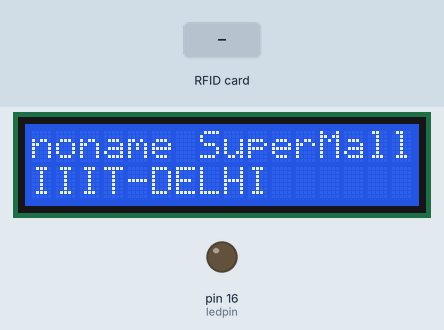
This sketch was run on a simulated Arduino Uno, built with avr-gcc and run on an emulated ATmega328P. Parts: 16×2 character LCD, output pins drawn as LEDs (lit = HIGH). Inputs (shaded band) come from the test bench. Pins used as bus, display or sensor lines are not drawn; what the sketch prints to the serial monitor is not drawn.

Above: at 1.3 s.
1.4 s: RFID card 5E 7A 19 C4 held to the reader
At 1.8 s:
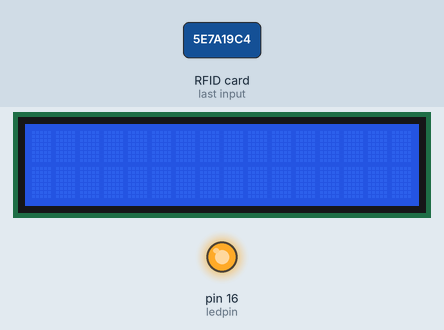
At 3.1 s:
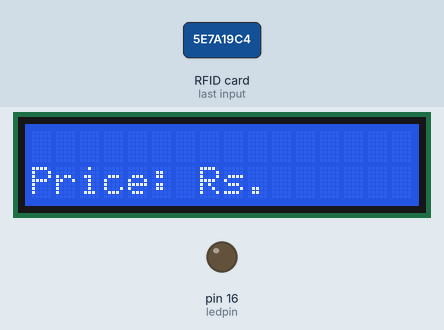
Timing chart, 0 to 4.6 s (numbered marks = the images above; inputs shaded):
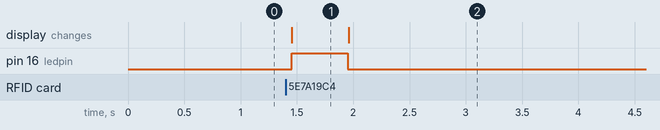

The sketch:

ShoppingCartRead.ino
```cpp
#include <SoftwareSerial.h>
#include <SPI.h>
#include <MFRC522.h>
#include <LiquidCrystal.h>

#define RST_PIN         9           // Configurable, see typical pin layout above
#define SS_PIN          10          // Configurable, see typical pin layout above
int visited[] ={0,0,0,0,0};

MFRC522 mfrc522(SS_PIN, RST_PIN);   // Create MFRC522 instance
const int rs = 7, en = 6, d7 = 5, d6 = 4, d5 = 3, d4 = 2;
LiquidCrystal lcd(rs, en, d4, d5, d6, d7);
byte x;

SoftwareSerial mySerial(A0,A1);
int Sensorvalue;
int ledpin=16;
int Data=0;
int totalamt=0;
void setup() {
  mySerial.begin(9600);
   pinMode(ledpin,OUTPUT);
  Serial.begin(9600);

  // Initialize serial communications with the PC
  SPI.begin();                                                  // Init SPI bus
  mfrc522.PCD_Init();                                              // Init MFRC522 card
  Serial.println(F("Get information about a product:"));
  //shows in serial that it is ready to read
  lcd.begin(16, 2);
  // Print a message to the LCD.
  lcd.print("noname SuperMall");

  lcd.setCursor(0,1);

  lcd.print("IIIT-DELHI");
}


void loop() {

//########################################################################################
//FOLLOWER CODE HERE!!!!!!!!!!!!!!

//#########################################################################################
  // Prepare key - all keys are set to FFFFFFFFFFFFh at chip delivery from the factory.
    MFRC522::MIFARE_Key key;
  for (byte i = 0; i < 6; i++) key.keyByte[i] = 0xFF;

  byte block;
  byte len;
  MFRC522::StatusCode status;

  // Look for new cards
  if ( ! mfrc522.PICC_IsNewCardPresent()) {
    return;
  }

  // Select one of the cards
  if ( ! mfrc522.PICC_ReadCardSerial()) {
    return;
  }

  Serial.println(F("*Item Detected:*"));
  mfrc522.PICC_DumpDetailsToSerial(&(mfrc522.uid)); //dump some details about the card

  //mfrc522.PICC_DumpToSerial(&(mfrc522.uid));      //uncomment this to see all blocks in hex

  byte buffer[34];
  len=1;
  int a=byte(1);
  buffer[0]=a;
//len = Serial.readBytesUntil('#', (char *) buffer, 20) ; // read first name from serial
  for (byte i = len; i < 20; i++) buffer[i] = ' ';     // pad with spaces
  block = 8;

  //Serial.println(F("Authenticating using key A..."));
  status = mfrc522.PCD_Authenticate(MFRC522::PICC_CMD_MF_AUTH_KEY_A, block, &key, &(mfrc522.uid));
  if (status != MFRC522::STATUS_OK) {
//    Serial.print(F("PCD_Authenticate() failed: "));
//    Serial.println(mfrc522.GetStatusCodeName(status));
    return;
  }

  // Write block
  status = mfrc522.MIFARE_Write(block, buffer, 16);
  if (status != MFRC522::STATUS_OK) {
    Serial.print(F("MIFARE_Write() failed: "));
    Serial.println(mfrc522.GetStatusCodeName(status));
    return;
  }
  else Serial.println(F("MIFARE_Write() success: "));

  block = 9;
  //Serial.println(F("Authenticating using key A..."));
  status = mfrc522.PCD_Authenticate(MFRC522::PICC_CMD_MF_AUTH_KEY_A, block, &key, &(mfrc522.uid));
  if (status != MFRC522::STATUS_OK) {
    Serial.print(F("PCD_Authenticate() failed: "));
    Serial.println(mfrc522.GetStatusCodeName(status));
    return;
  }

  // Write block
  status = mfrc522.MIFARE_Write(block, &buffer[16], 16);
  if (status != MFRC522::STATUS_OK) {
    Serial.print(F("MIFARE_Write() failed: "));
    Serial.println(mfrc522.GetStatusCodeName(status));
    return;
  }
//  else Serial.println(F("MIFARE_Write() success: "));


  Serial.println(F("\n----------------------------"));


  Serial.print(F("Product Name: "));
 //#######################################################################################################

  byte buffer2[18]; //BUFFER2 IS FOR PRODUCT NAME
  block = 1;        //PRODUCT DETAILS ARE STORED IN BLOCK 1 OF RFID
    len = 18;

  status = mfrc522.PCD_Authenticate(MFRC522::PICC_CMD_MF_AUTH_KEY_A, 1, &key, &(mfrc522.uid)); //line 834
  if (status != MFRC522::STATUS_OK) {
    Serial.print(F("Authentication failed: "));
    Serial.println(mfrc522.GetStatusCodeName(status));
    return;
  }

  status = mfrc522.MIFARE_Read(block, buffer2, &len);
  if (status != MFRC522::STATUS_OK) {
    Serial.print(F("Reading failed: "));
    Serial.println(mfrc522.GetStatusCodeName(status));
    return;
  }
  lcd.setCursor(0,0);
  lcd.clear();    //CLEAR LCD


digitalWrite(ledpin,HIGH);
  delay(500);
  digitalWrite(ledpin,LOW);
  //PRINT PRODUCT NAME
  for (uint8_t i = 0; i < 16; i++) {
    Serial.write(buffer2[i]);
    lcd.write(buffer2[i]);
   // lcd.setCursor(i,0);
  }


//############################################################################################################################
// PRINT PRODUCT PRICE WHICH IS STORED IN BLOCK 4 OF RFID

  status = mfrc522.PCD_Authenticate(MFRC522::PICC_CMD_MF_AUTH_KEY_A, 4, &key, &(mfrc522.uid)); //line 834 of MFRC522.cpp file
  if (status != MFRC522::STATUS_OK) {
    Serial.print(F("Authentication failed: "));
    Serial.println(mfrc522.GetStatusCodeName(status));
    return;
  }
 byte buffer1[18];
  block = 4;
  len=18;
  status = mfrc522.MIFARE_Read(block, buffer1, &len);
  if (status != MFRC522::STATUS_OK) {
    Serial.print(F("Reading failed: "));
    Serial.println(mfrc522.GetStatusCodeName(status));
    return;
  }

  int z=0;
  int amt=0;
   lcd.setCursor(0,1);


  Serial.println();
  Serial.write("Price: ");
  lcd.print("Price: Rs.");

  for (uint8_t i = 0; i < 16; i++)
  {
    if (buffer1[i] != 32)
    {
      Serial.write(buffer1[i]);
      lcd.write(buffer1[i]);
      z++;
    }
  }
  z=z-1;
  int z2=z;
  for (uint8_t i = 0; i < 16; i++)
  {
    if (buffer1[i] != 32)
    {
      int x=buffer1[i]-'0';
      amt+=x*pow(10,z);
      z--;
    }
  }
  if(z2>1){
    amt+=1;
  }

  if(amt==85 && visited[0]==0){
    totalamt+=amt;
    visited[0]=1;
    delay(4000);
    lcd.clear();
    lcd.print("Total : ");
    lcd.print(totalamt);
  }
  else if(amt==85 && visited[0]==1){
    lcd.clear();
    lcd.print("Item Removed.");
    totalamt-=amt;
    visited[0]=0;
    delay(4000);
    lcd.clear();
    lcd.print("Total : ");
    lcd.print(totalamt);
  }
  else if(amt==120 && visited[1]==0){
    totalamt+=amt;
    visited[1]=1;
    delay(4000);
    lcd.clear();
    lcd.print("Total : ");
    lcd.print(totalamt);
  }
  else if(amt==120 && visited[1]==1){
    lcd.clear();
    lcd.print("Item Removed.");
    totalamt-=amt;
    visited[1]=0;
    delay(4000);
    lcd.clear();
    lcd.print("Total : ");
    lcd.print(totalamt);
  }
  else if(amt==200 && visited[2]==0){

    totalamt+=amt;
    visited[2]=1;
    delay(4000);
    lcd.clear();
    lcd.print("Total : ");
    lcd.print(totalamt);  }
  else if(amt==200 && visited[2]==1){
    lcd.clear();
    lcd.print("Item Removed.");
    totalamt-=amt;
    visited[2]=0;
    delay(4000);
    lcd.clear();
    lcd.print("Total : ");
    lcd.print(totalamt);
  }
  else if(amt==100 && visited[3]==0){
    totalamt+=amt;
    visited[3]=1;
    delay(4000);
    lcd.clear();
    lcd.print("Total:");
    lcd.print(totalamt);
  }
  else if(amt==100 && visited[3]==1){
    lcd.clear();
    lcd.print("Item Removed.");
    totalamt-=amt;
    visited[3]=0;
    delay(4000);
    lcd.clear();
    lcd.print("Total:");
    lcd.print(totalamt);
  }
  else if(amt==510 && visited[4]==0){
    totalamt+=amt;
    visited[4]=1;
    delay(4000);
    lcd.clear();
    lcd.print("Total:");
    lcd.print(totalamt);
  }
  else if(amt==510 && visited[4]==1){
    lcd.clear();
    lcd.print("Item Removed.");
    totalamt-=amt;
    visited[4]=0;
    delay(4000);
    lcd.clear();
    lcd.print("Total:");
    lcd.print(totalamt);
  }

  Serial.println(" ");
  Serial.print("Total amt is Rs. ");
  Serial.println(totalamt);
  mySerial.print(totalamt);


  Serial.println(F("\n----------------------------"));

 //################################################################################################
Serial.print("Status : ");

  byte buffer3[18]; //BUFFER2 IS FOR PRODUCT NAME
  block = 8;        //PRODUCT DETAILS ARE STORED IN BLOCK 1 OF RFID
    len = 18;

  status = mfrc522.PCD_Authenticate(MFRC522::PICC_CMD_MF_AUTH_KEY_A, 8, &key, &(mfrc522.uid)); //line 834
  if (status != MFRC522::STATUS_OK) {
    Serial.print(F("Authentication failed: "));
    Serial.println(mfrc522.GetStatusCodeName(status));
    return;
  }

  status = mfrc522.MIFARE_Read(block, buffer3, &len);
  if (status != MFRC522::STATUS_OK) {
    Serial.print(F("Reading failed: "));
    Serial.println(mfrc522.GetStatusCodeName(status));
    return;
  }
   for (uint8_t i = 0; i < 16; i++) {
    Serial.write(buffer3[i]);
//    lcd.write(buffer2[i]);
//    lcd.setCursor(i,0);
  }
  delay(100); //change value if you want to read cards faster

  mfrc522.PICC_HaltA();
  mfrc522.PCD_StopCrypto1();
}
```

Measured:
- after the input at 1.4 s, pin 16 (ledpin): LOW → HIGH after 0.05 s, → LOW 0.50 s later; the display: changes after 0.05 s (image 1)
- what the display in image 1 shows lasts 0.5 s, from 1.5 s to 2.0 s
